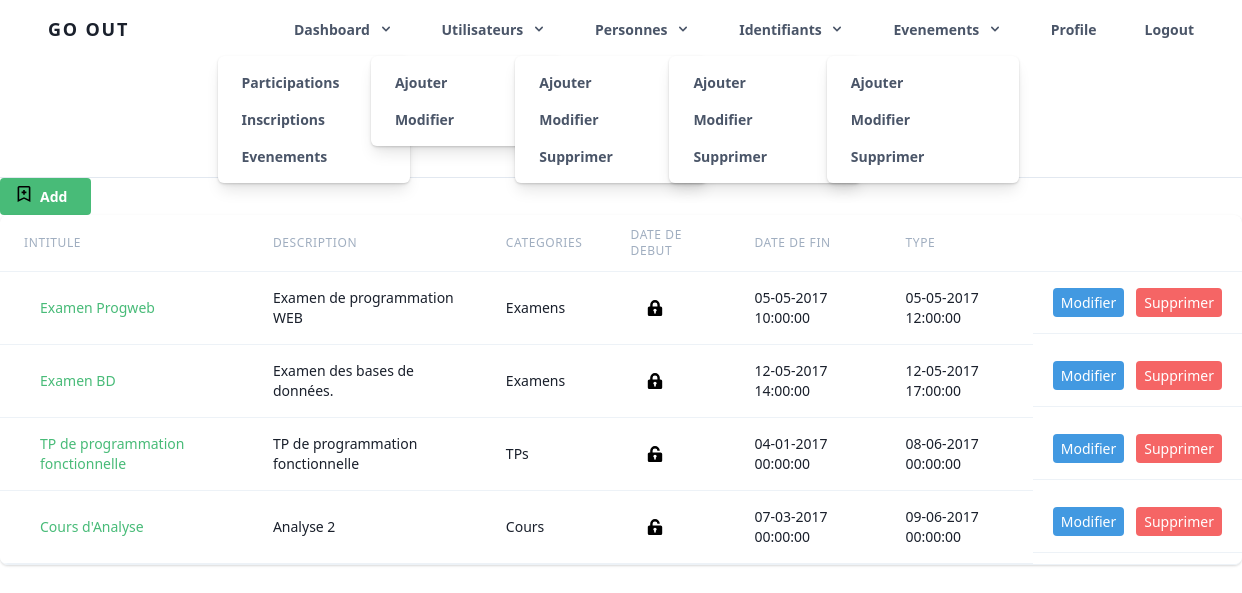
Screenshot of /alleve.php (signed in) with the database file from the repository.
### tables this page shows
CREATE TABLE `evenements` (
  `eid` int(11) NOT NULL,
  `intitule` varchar(100) NOT NULL,
  `description` text NOT NULL,
  `dateDebut` datetime NOT NULL,
  `dateFin` datetime NOT NULL,
  `type` enum('ouvert','ferme') NOT NULL,
  `cid` int(11) NOT NULL
);

CREATE TABLE `categories` (
  `cid` int(11) NOT NULL,
  `nom` varchar(30) NOT NULL
);

### alleve.php (the view, shortened to what this page needs)
<?php
    include("navadmin.php");
    $SQL= "SELECT * FROM evenements e INNER JOIN categories c WHERE e.cid = c.cid";
    $reponse= $db->query($SQL);
    if ($reponse->rowCount()!=0) {
?>
<div class="flex flex-row items-center justify-between">
<button class="flex flex-row bg-green-500 hover:bg-green-600 text-white font-bold py-2 px-4 rounded focus:outline-none focus:shadow-outline" type="submit">
                    <svg class="inline-block flex" width="16" height="16" xmlns="http://www.w3.org/2000/svg" viewBox="0 0 20 20">
                  <path d="M2 2c0-1.1.9-2 2-2h12a2 2 0 0 1 2 2v18l-8-4-8 4V2zm2 0v15l6-3 6 3V2H4zm5 5V5h2v2h2v2h-2v2H9V9H7V7h2z"/>
                </svg>
                <span class="flex inline-block px-2">
                        <a class="inline-block align-baseline font-bold text-sm text-white hover:text-grey-800" href="addeve.php">
                            Add
                        </a>
                    </span>
                </button>
            </div>
  <div class="flex flex-col pb-2">
  <div class="-my-2 py-2 overflow-x-auto sm:-mx-6 sm:px-6 lg:-mx-8 lg:px-8">
    <div class="align-middle inline-block min-w-full shadow overflow-hidden sm:rounded-lg border-b border-gray-200">
      <table class="min-w-full">
        <thead>
          <tr>
            <th class="px-6 py-3 border-b border-gray-200 bg-gray-50 text-left text-xs leading-4 font-medium text-gray-500 uppercase tracking-wider">
              Intitule
            </th>
            <th class="px-6 py-3 border-b border-gray-200 bg-gray-50 text-left text-xs leading-4 font-medium text-gray-500 uppercase tracking-wider">
              Description
            </th>
            <th class="px-6 py-3 border-b border-gray-200 bg-gray-50 text-left text-xs leading-4 font-medium text-gray-500 uppercase tracking-wider">
              Categories
            </th>
            <th class="px-6 py-3 border-b border-gray-200 bg-gray-50 text-left text-xs leading-4 font-medium text-gray-500 uppercase tracking-wider">
              Date de debut
            </th>
            <th class="px-6 py-3 border-b border-gray-200 bg-gray-50 text-left text-xs leading-4 font-medium text-gray-500 uppercase tracking-wider">
              Date de fin
            </th>
            <th class="px-6 py-3 border-b border-gray-200 bg-gray-50 text-left text-xs leading-4 font-medium text-gray-500 uppercase tracking-wider">
              Type
            </th>
            <th class="px-6 py-3 border-b border-gray-200 bg-gray-50"></th>
          </tr>
        </thead>
        <tbody class="bg-white">
<?php
    while ($donnees=$reponse->fetch()) {
        $debut = $donnees['dateDebut'];
        $fin =  $donnees['dateFin'];
?>
        <tr>
            <td class="px-6 py-4 whitespace-normal border-b border-gray-200">
                <div class="ml-4">
                  <div class="text-sm leading-5 font-medium text-green-500"><a href="subto.php?eid=<?php echo $donnees['eid'] ;?>" class="hover:text-green-600 focus:outline-none focus:underline" title = " Cliquer pour inscrire des personnes à cet évènement"> <?php echo $donnees['intitule']; ?> </a>  </div>
              </div>
            </td>
            <td class="px-6 py-4 whitespace-normal border-b border-gray-200">
              <div class="text-sm leading-5 text-gray-900"><?php echo $donnees['description']; ?></div>
            </td>
            <td class="px-6 py-4 whitespace-normal border-b border-gray-200">
                <div class="text-sm leading-5 text-gray-900"><?php echo $donnees['nom']; ?></div>
            </td>
            <td class="px-6 py-4 whitespace-normal border-b border-gray-200">
                <div class="ml-4">
                  <div class="text-sm leading-5 font-medium text-gray-900">
                        <?php if($donnees['type']=='ferme'):?>
                            <svg width="16" height="16" xmlns="http://www.w3.org/2000/svg" viewBox="0 0 20 20">
                                <path d="M4 8V6a6 6 0 1 1 12 0v2h1a2 2 0 0 1 2 2v8a2 2 0 0 1-2 2H3a2 2 0 0 1-2-2v-8c0-1.1.9-2 2-2h1zm5 6.73V17h2v-2.27a2 2 0 1 0-2 0zM7 6v2h6V6a3 3 0 0 0-6 0z"/>
                            </svg>
                        <?php else:?>
                            <svg  width="16" height="16" xmlns="http://www.w3.org/2000/svg" viewBox="0 0 20 20">
                                <path d="M4 8V6a6 6 0 1 1 12 0h-3v2h4a2 2 0 0 1 2 2v8a2 2 0 0 1-2 2H3a2 2 0 0 1-2-2v-8c0-1.1.9-2 2-2h1zm5 6.73V17h2v-2.27a2 2 0 1 0-2 0zM7 6v2h6V6a3 3 0 0 0-6 0z"/>
                            </svg>
                        <?php endif; ?>
                  </div>
              </div>
            </td>
            <td class="px-6 py-4 whitespace-normal border-b border-gray-200">
                <div class="text-sm leading-5 text-gray-900">
                    <?php echo date('d-m-Y H:i:s', strtotime($debut)); ?>
                </div>
            </td>
            <td class="px-6 py-4 whitespace-normal border-b border-gray-200">
                <div class="text-sm leading-5 text-gray-900">
                    <?php echo date('d-m-Y H:i:s', strtotime($fin)); ?>
                </div>
            </td>
            <td  class="py-4 px-5 whitespace-normal border-b border-gray-200 flex justify-end">
                <button type="button"  class="mr-3 text-sm bg-blue-500 hover:bg-blue-700 text-white py-1 px-2 rounded focus:outline-none focus:shadow-outline">
                    <a href="modifeve.php?eid=<?php echo $donnees['eid'] ;?>" class=" focus:outline-none focus:underline">Modifier</a>
                </button>
                <button type="button" class="text-sm bg-red-500 hover:bg-red-700 text-white py-1 px-2 rounded focus:outline-none focus:shadow-outline">
                    <a href="deleve.php?eid=<?php echo $donnees['eid'] ;?>" class=" focus:outline-none focus:underline">Supprimer</a>
                </button>
            </td>
        </tr>
<?php
        }
    }
?>
    </tbody>
      </table>
    </div>
  </div>
</div>

### rows the page displays
evenements: intitule "Examen Progweb", description "Examen de programmation WEB", cid.nom "Examens", type "ferme" (drawn), dateDebut "05-05-2017 10:00:00", dateFin "05-05-2017 12:00:00"
evenements: intitule "Examen BD", description "Examen des bases de données.", cid.nom "Examens", type "ferme" (drawn), dateDebut "12-05-2017 14:00:00", dateFin "12-05-2017 17:00:00"
evenements: intitule "TP de programmation fonctionnelle", description "TP de programmation fonctionnelle", cid.nom "TPs", type "ouvert" (drawn), dateDebut "04-01-2017 00:00:00", dateFin "08-06-2017 00:00:00"
evenements: intitule "Cours d'Analyse", description "Analyse 2", cid.nom "Cours", type "ouvert" (drawn), dateDebut "07-03-2017 00:00:00", dateFin "09-06-2017 00:00:00"
